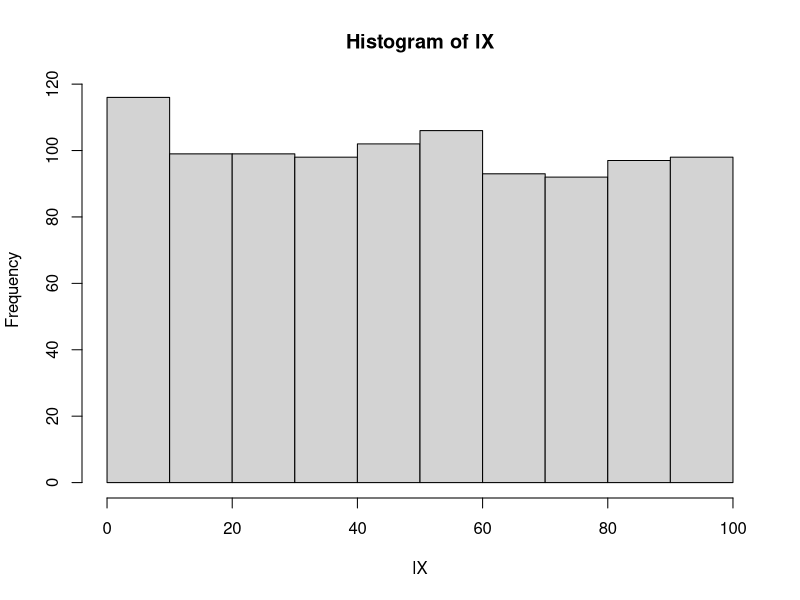
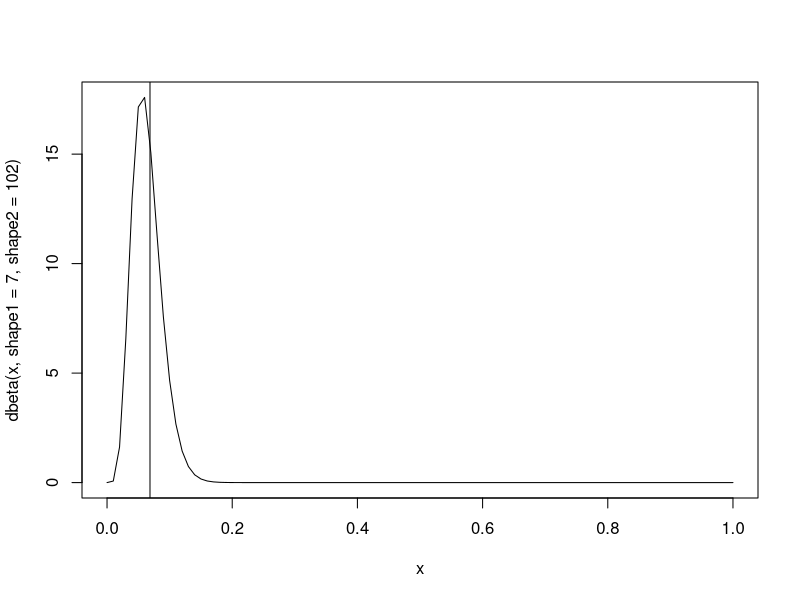
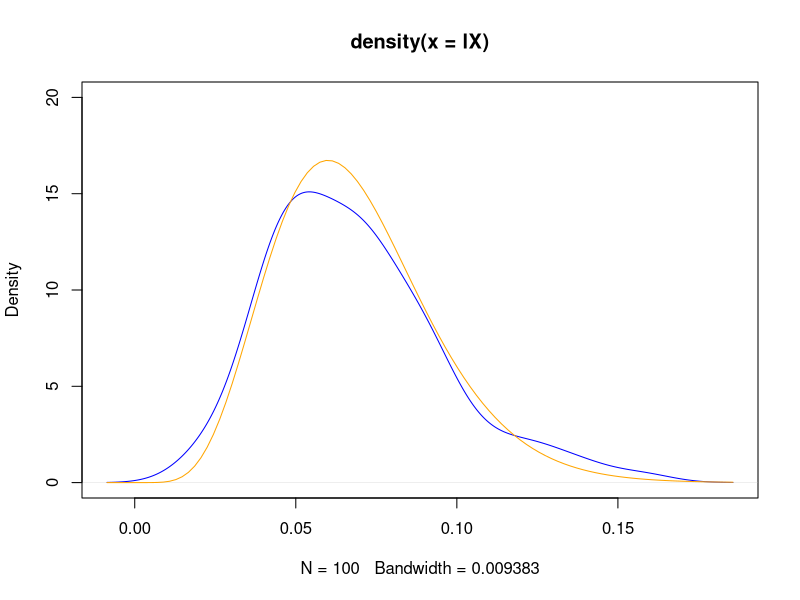
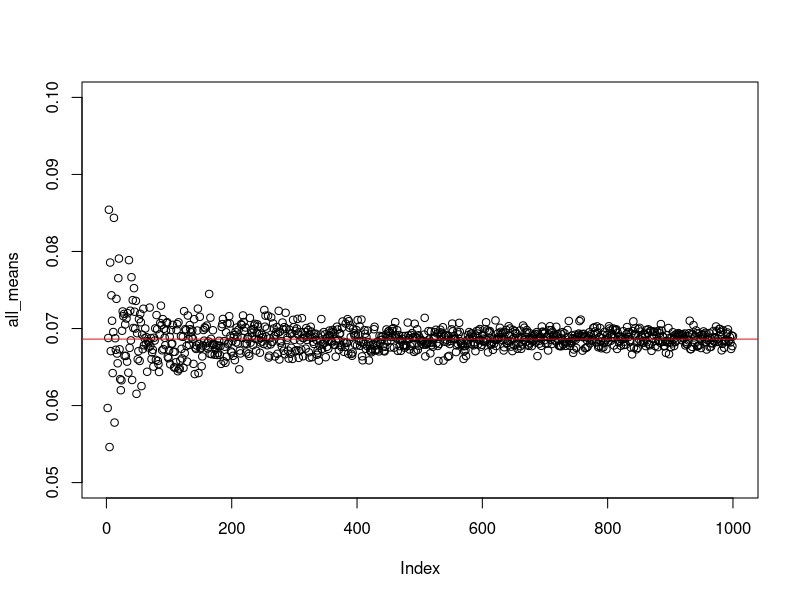
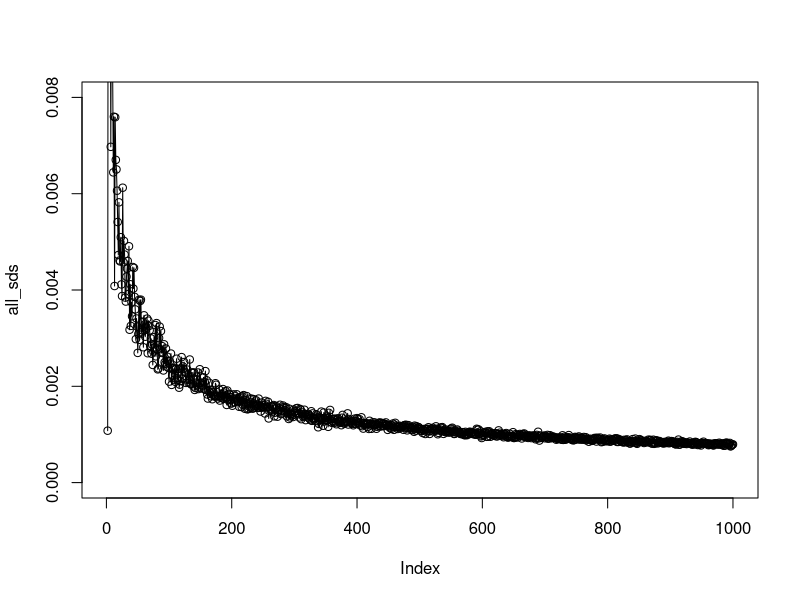
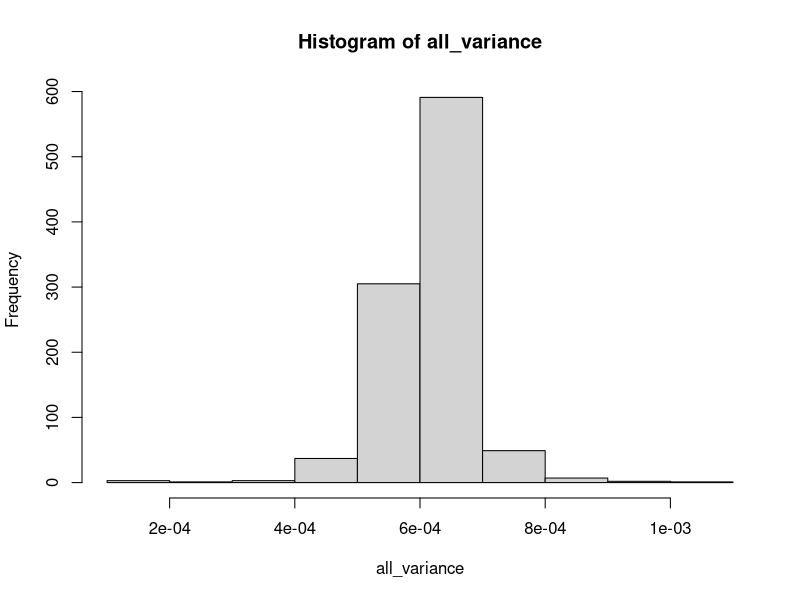
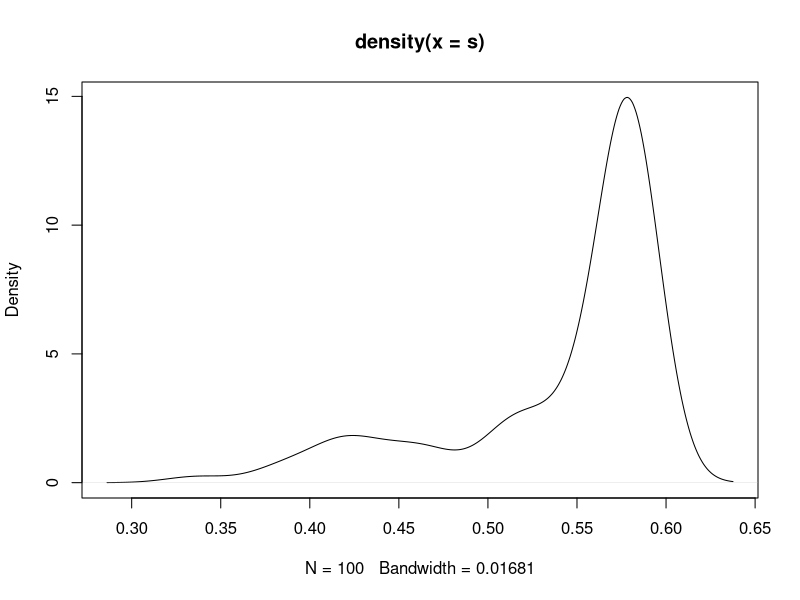

Generate these figures, in order, with R:
## ---- chunk 1
mean(rbeta(n = 100, shape1 = 1, shape2 = 1))
## ---- chunk 2
fPriorPredictive <- function(numSamples, a, b, N){
  lX <- vector(length = numSamples)
  for(i in 1:numSamples){
    theta <- rbeta(n = 1, shape1 = a, shape2 = b)
    lX[i] <- rbinom(n = 1, size = N, prob = theta )
    #cat("\n\n theta: ", theta)
    #cat("\n lX[i] : ", lX[i])
  }
  
  return(lX)
}

lX <- fPriorPredictive(1000, 1, 1, 100)
cat("\n Mean: ", mean(lX))
hist(lX)
## ---- chunk 3
curve(dbeta(x, shape1 = 7, shape2 = 102))
cat(7/102)
abline(v=7/102)
## ---- chunk 4
fPosteriorIndependent <- function(numSamples, a, b, N){
  lX <- vector(length = numSamples)
  for(i in 1:numSamples){
    lX[i] <- rbeta(n = 1,shape1 = a, shape2 = b)
  }
  
  return(lX)
}

lX <- fPosteriorIndependent(100, 7, 95, 100)
cat("\n Mean: ", mean(lX))
#hist(lX)
#cat("\nlX", lX)
plot(density(lX), col="blue", ylim=c(0,20))
curve(dbeta(x, shape1 = 7, shape2 = 95), add=T, col="orange")

## ---- chunk 5
all_means <- vector()
all_sds <- vector()
j = 1
for ( i in seq(from=1, to=1000, by = 1)){
  temp <- fPosteriorIndependent(i, 7, 95, 100)
  all_means[j] <- mean(temp)
  all_sds[j] <- sd(temp, na.rm = TRUE)/sqrt(i)
  j <- j + 1
}
## ---- chunk 6
plot(all_means, ylim = c(0.05, 0.1))
abline(h=0.06862745, col="red")
mean(all_means)

#cat(all_sds)
plot(all_sds, ylim = c(0.000, 0.008))
lines(all_sds)
summary(all_sds)
## ---- chunk 7
all_means <- vector()
all_sds <- vector()
all_variance <- vector()
j = 1
for ( i in seq(from=1, to=1000, by = 1)){
  temp <- fPosteriorIndependent(i, 7, 95, 100)
  all_means[j] <- mean(temp)
  all_sds[j] <- sd(temp, na.rm = TRUE)/sqrt(i)
  all_variance[j] <- var(temp)
  j <- j + 1
}

## ---- chunk 8
hist(all_variance)
## ---- chunk 9
fproposal <- function(theta, step_size){
  theta_proposed <- rnorm(n=1, mean=theta, sd=step_size) %% 1
  cat("\n Proposing theta: ", theta_proposed)
  return (theta_proposed)

}
## ---- chunk 10
facceptReject <- function(theta_current, theta_proposed){
  r <- ((pbinom(q=6, size = 100, prob = theta_proposed) * pbeta(q = theta_proposed, shape1 = 1, shape2 = 1)))  / ((pbinom(q=6, size = 100, prob = theta_current) *  pbeta(q = theta_current, shape1 = 1, shape2 = 1)))

  cat("\nr : ", r)
  if (r > runif(1, min = 0, max = 1)){
    return(theta_proposed)
  }
  else{
    return(theta_current)
  }
  
  
  
  # r <- 0
  # likelihood_current <- pbinom(q=6, size = 100, prob = theta_current)
  # prior_current <- pbeta(q = theta_current, shape1 = 1, shape2 = 1)
  # 
  # likelihood_proposed <- pbinom(q=6, size = 100, prob = theta_proposed)
  # prior_proposed <- pbeta(q = theta_proposed, shape1 = 1, shape2 = 1)
  # 
  # if (likelihood_proposed * prior_proposed >= likelihood_current * prior_current){
  #   r <- 1
  # }
  # else{
  #   r <- (likelihood_proposed * prior_proposed) / (likelihood_current * prior_current)
  # }
  # cat ("\n\nr :",r)
  # if(r > runif(1, 0,1)){
  #   return(theta_proposed)
  # }
  # else{
  #   return(theta_current)
  # }
  # 
}


## ---- chunk 11
  
frwm <- function(theta_current, step_size = 0.1){
  cat("\n\n theta_current: ", theta_current)
  theta_proposed <- fproposal(theta_current,step_size)
  cat("\ntheta_proposed:", theta_proposed)
  theta_accepted <- facceptReject(theta_current,theta_proposed)
  cat("\nAccepted theta: ", theta_accepted)
  return(theta_accepted)
}
## ---- chunk 12
fsampler <- function(numSamples, step_size = 0.1){
  ltheta <- vector()
  theta <- runif(n = 1, min = 0, max = 1)
  for (t in seq(numSamples)){
    ltheta[t] <- frwm(theta, step_size)
  }
  return(ltheta)
}
step_size <- 0.1
s <- fsampler(100,step_size )
plot(density(s))
cat("\n\n\n Mean:", mean(s))
